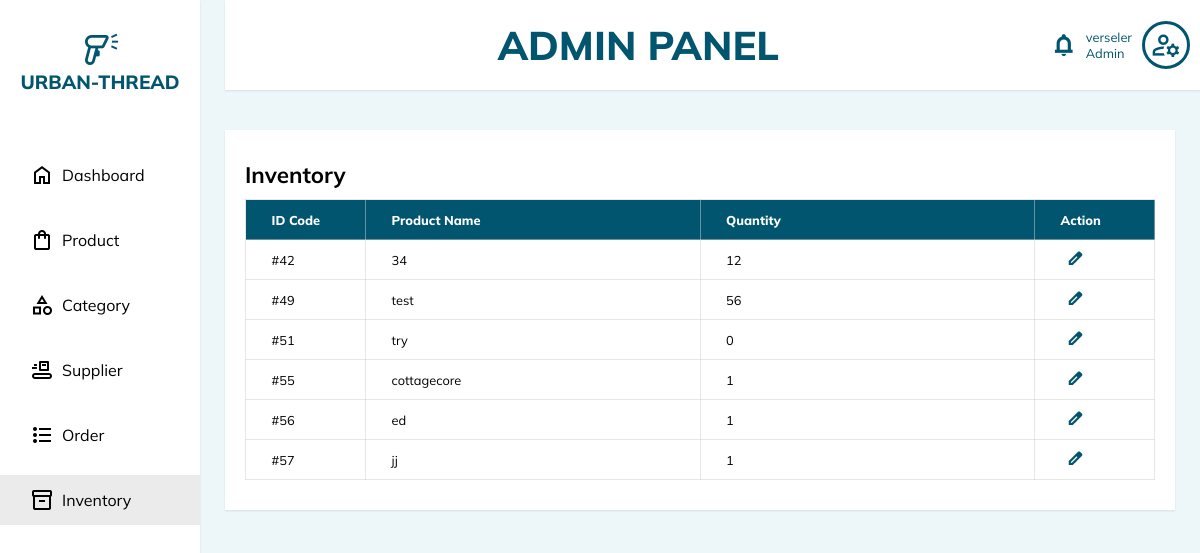
Page /admin/inventory.php (signed in) on the committed database.
### tables this page shows
CREATE TABLE `inventory` (
  `product_id` int(11) DEFAULT NULL,
  `quantity` int(11) DEFAULT 1
);

CREATE TABLE `products` (
  `product_id` int(11) NOT NULL,
  `product_name` varchar(255) DEFAULT NULL,
  `price` decimal(10,2) DEFAULT NULL,
  `description` text DEFAULT NULL,
  `category_id` int(11) DEFAULT NULL,
  `supplier_id` int(11) DEFAULT NULL,
  `image` varchar(255) NOT NULL
);

### admin/inventory.php (the view, shortened to what this page needs)
<?php
include '../database.php';
?>
<!DOCTYPE html>
<html lang="en">
<head>
    <link rel="stylesheet" href="../css/general.css" />
    <link rel="stylesheet" href="../css/admin.css" />
</head>
<body id="admin-panel-body">
    <div id="side-section">
        <div class="logo-wrapper"><span class="material-symbols-outlined logo">barcode_reader</span>URBAN-THREAD</div>
        <ul>
            <li class="side-bar-btn"><a href="#">
                    <span class="material-symbols-outlined">home</span>
                    Dashboard</a></li>
            <li class="side-bar-btn"><a href="product.php">
                    <span class="material-symbols-outlined">shopping_bag</span>
                    Product</a></li>
            <li class="side-bar-btn"><a href="category.php">
                    <span class="material-symbols-outlined">category</span>
                    Category</a></li>
            <li class="side-bar-btn"><a href="supplier.php">
                    <span class="material-symbols-outlined">conveyor_belt</span>
                    Supplier</a></li>
            <li class="side-bar-btn"><a href="order.php">
                    <span class="material-symbols-outlined">format_list_bulleted</span>
                    Order</a></li>
            <li class="side-bar-btn active"><a href="inventory.php">
                    <span class="material-symbols-outlined">inventory_2</span>
                    Inventory</a></li>
        </ul>
    </div>
    <div id="main-section">
        <?php include 'admin-nav.php' ?>
        <main id="main-section-list">
            <div class="list-header">
                <h1>Inventory</h1>
            </div>
            <table>
                <thead>
                    <tr>
                        <td class="id-td">ID Code</td>
                        <td>Product Name</td>
                        <td>Quantity</td>
                        <td class="action-td">Action</td>
                    </tr>
                </thead>
                <tbody>
                    <?php
                    $sql = "
                        SELECT products.product_id, products.product_name, inventory.quantity
                        FROM products
                        INNER JOIN inventory
                        ON products.product_id = inventory.product_id;
                    ";
                    $select_products_and_inventory = mysqli_query($conn, $sql) or die('query failed');
                    if (mysqli_num_rows($select_products_and_inventory) > 0) {
                        while ($row = mysqli_fetch_assoc($select_products_and_inventory)) {
                            ?>
                            <tr>
                                <td>
                                    <?php echo "#" . $row['product_id']; ?>
                                </td>
                                <td>
                                    <?php echo $row['product_name']; ?>
                                </td>
                                <td>
                                    <?php echo $row['quantity'] ?>
                                </td>
                                <td class="action-col-cells">
                                    <a href="inventory.php?update=<?php echo $row['product_id']; ?>">
                                        <span class="material-symbols-outlined edit-btn">edit</span></a>
                                </td>
                            </tr>
                            <?php
                        }
                    }
                    ?>
                </tbody>
            </table>
        </main>
    </div>
</body>
</html>

### admin/admin-nav.php (shortened to what this page needs)
<nav id="admin-nav">
    <div class="admin-panel-label">
        <span>ADMIN PANEL</span>
    </div>
    <div class="admin-nav-btn">
        <span class="material-symbols-outlined notification-bell">notifications</span>
        <div class="account-name">
            <div><?php echo $_SESSION['admin_name'] ?></div>
            <div>Admin</div>
        </div>
        <span class="material-symbols-outlined admin-account-logo" onclick="toggleMenu()">manage_accounts</span>
    </div>
</nav>

### css/general.css (style rules this page uses)
* { box-sizing: border-box; padding: 0; margin: 0; user-select: none; -moz-user-select: none; -webkit-user-select: none; -ms-user-select: none; }
body { height: 100vh; width: 100%; background-color: #fff; font-family: 'Mulish', sans-serif; }
a { color: black; text-decoration: none; }
li { list-style: none; }

### css/admin.css (style rules this page uses)
#admin-panel-body { box-shadow: rgba(0, 0, 0, 0.1) 0px 1px 2px 0px; height: 100vh; width: 100%; background: rgb(237, 246, 248); overflow-x: hidden; }
#side-section { width: 200px; height: 100%; background-color: #fff; position: fixed; box-shadow: rgba(0, 0, 0, 0.1) 0px 1px 2px 0px; }
#side-section .active { background-color: rgb(235, 235, 235); }
#side-section .logo { font-size: 2.5rem; display: block; }
#side-section a { color: black; text-decoration: none; }
#side-section .logo-wrapper { height: 150px; font-size: 1.2rem; font-weight: 800; color: rgb(1, 85, 110); padding: 30px 15px; text-align: center; }
#side-section li { height: 50px; padding-left: 30px; margin-bottom: 15px; list-style: none; display: flex; align-items: center; cursor: pointer; }
#side-section li a { display: flex; align-items: center; }
#side-section li span { margin-right: 8px; }
#main-section { position: absolute; top: 0; right: 0; left: 225px; background: rgb(237, 246, 248); }
#main-section h1 { font-size: 1.4rem; }
#admin-nav { height: 90px; background-color: #fff; display: flex; align-items: center; justify-content: space-between; box-shadow: rgba(0, 0, 0, 0.1) 0px 1px 2px 0px; }
#admin-nav .admin-panel-label { font-size: 2.5rem; font-weight: 800; margin: auto; color: rgb(1, 85, 110); }
#admin-nav .admin-nav-btn { display: flex; align-items: center; justify-content: flex-end; }
#admin-nav .admin-nav-btn > * { margin-right: 10px; }
#admin-nav .notification-bell { color: rgb(1, 85, 110); font-weight: bold; cursor: pointer; }
#admin-nav .account-name { font-size: 0.8rem; color: rgb(1, 85, 110); }
#admin-nav .admin-account-logo { font-size: 2rem; border: 3px solid rgb(1, 85, 110); color: rgb(1, 85, 110); border-radius: 50%; padding: 5px; cursor: pointer; }
#main-section-list { box-shadow: rgba(0, 0, 0, 0.1) 0px 1px 2px 0px; background-color: #fff; padding: 30px 20px; margin: 40px 25px 0 0; }
.list-header { display: flex; align-items: center; justify-content: space-between; }
#main-section-list table { margin-top: 10px; width: 100%; table-layout: fixed; border-collapse: collapse; }
#main-section-list thead { color: #fff; background-color: rgb(1, 85, 110); font-size: 0.8rem; font-weight: 800; }
#main-section-list td { height: 40px; font-size: 0.8rem; padding: 0.3em 2em; border: 1px solid rgba(207, 207, 207, 0.5); text-overflow: ellipsis; }
#main-section-list .id-td, #main-section-list .action-td { width: 120px; }
#main-section-list .action-col-cells { padding: 0 0 0 30px; }
#main-section-list table .material-symbols-outlined { font-weight: 800; font-size: 1.1rem; padding: 0.1em; }
.edit-btn { color: rgb(1, 85, 110); }

### rows in the picture
inventory: product_id.product_id "42", product_id.product_name "34", quantity "12"
inventory: product_id.product_id "49", product_id.product_name "test", quantity "56"
inventory: product_id.product_id "51", product_id.product_name "try", quantity "0"
inventory: product_id.product_id "55", product_id.product_name "cottagecore", quantity "1"
inventory: product_id.product_id "56", product_id.product_name "ed", quantity "1"
inventory: product_id.product_id "57", product_id.product_name "jj", quantity "1"

### other values in the picture
$_SESSION['admin_name'] "verseler"
